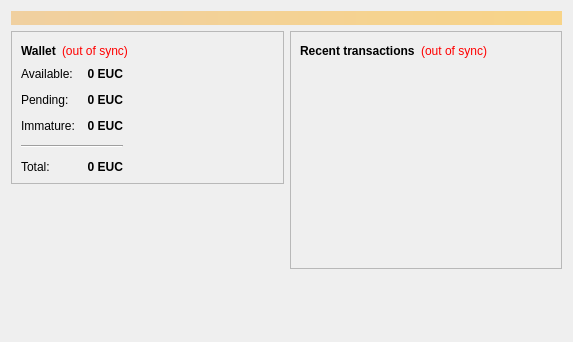
<?xml version="1.0" encoding="UTF-8"?>
<ui version="4.0">
 <class>OverviewPage</class>
 <widget class="QWidget" name="OverviewPage">
  <property name="geometry">
   <rect>
    <x>0</x>
    <y>0</y>
    <width>573</width>
    <height>342</height>
   </rect>
  </property>
  <property name="windowTitle">
   <string>Form</string>
  </property>
  <layout class="QVBoxLayout" name="topLayout">
   <item>
    <widget class="QLabel" name="labelAlerts">
     <property name="visible">
      <bool>false</bool>
     </property>
     <property name="styleSheet">
      <string notr="true">background-color: qlineargradient(x1: 0, y1: 0, x2: 1, y2: 0, stop:0 #F0D0A0, stop:1 #F8D488); color:#000000;</string>
     </property>
     <property name="wordWrap">
      <bool>true</bool>
     </property>
     <property name="margin">
      <number>3</number>
     </property>
    </widget>
   </item>
   <item>
    <layout class="QHBoxLayout" name="horizontalLayout" stretch="1,1">
     <item>
      <layout class="QVBoxLayout" name="verticalLayout_2">
       <item>
        <widget class="QFrame" name="frame">
         <property name="frameShape">
          <enum>QFrame::StyledPanel</enum>
         </property>
         <property name="frameShadow">
          <enum>QFrame::Raised</enum>
         </property>
         <layout class="QVBoxLayout" name="verticalLayout_4">
          <item>
           <layout class="QHBoxLayout" name="horizontalLayout_4">
            <item>
             <widget class="QLabel" name="label_5">
              <property name="font">
               <font>
                <weight>75</weight>
                <bold>true</bold>
               </font>
              </property>
              <property name="text">
               <string>Wallet</string>
              </property>
             </widget>
            </item>
            <item>
             <widget class="QLabel" name="labelWalletStatus">
              <property name="toolTip">
               <string>The displayed information may be out of date. Your wallet automatically synchronizes with the Eurocoin network after a connection is established, but this process has not completed yet.</string>
              </property>
              <property name="styleSheet">
               <string notr="true">QLabel { color: red; }</string>
              </property>
              <property name="text">
               <string notr="true">(out of sync)</string>
              </property>
              <property name="alignment">
               <set>Qt::AlignLeading|Qt::AlignLeft|Qt::AlignVCenter</set>
              </property>
             </widget>
            </item>
            <item>
             <spacer name="horizontalSpacer_2">
              <property name="orientation">
               <enum>Qt::Horizontal</enum>
              </property>
              <property name="sizeHint" stdset="0">
               <size>
                <width>40</width>
                <height>20</height>
               </size>
              </property>
             </spacer>
            </item>
           </layout>
          </item>
          <item>
          <layout class="QHBoxLayout" name="horizontalLayout_3">
           <item>
           <layout class="QFormLayout" name="formLayout_2">
            <property name="fieldGrowthPolicy">
             <enum>QFormLayout::AllNonFixedFieldsGrow</enum>
            </property>
            <property name="horizontalSpacing">
             <number>12</number>
            </property>
            <property name="verticalSpacing">
             <number>12</number>
            </property>
            <item row="0" column="0">
             <widget class="QLabel" name="label">
              <property name="text">
               <string>Available:</string>
              </property>
             </widget>
            </item>
            <item row="0" column="1">
             <widget class="QLabel" name="labelBalance">
              <property name="font">
               <font>
                <weight>75</weight>
                <bold>true</bold>
               </font>
              </property>
              <property name="cursor">
               <cursorShape>IBeamCursor</cursorShape>
              </property>
              <property name="toolTip">
               <string>Your current spendable balance</string>
              </property>
              <property name="text">
               <string notr="true">0 EUC</string>
              </property>
              <property name="alignment">
               <set>Qt::AlignRight|Qt::AlignTrailing|Qt::AlignVCenter</set>
              </property>
              <property name="textInteractionFlags">
               <set>Qt::LinksAccessibleByMouse|Qt::TextSelectableByKeyboard|Qt::TextSelectableByMouse</set>
              </property>
             </widget>
            </item>
            <item row="1" column="0">
             <widget class="QLabel" name="label_3">
              <property name="text">
               <string>Pending:</string>
              </property>
             </widget>
            </item>
            <item row="1" column="1">
             <widget class="QLabel" name="labelUnconfirmed">
              <property name="font">
               <font>
                <weight>75</weight>
                <bold>true</bold>
               </font>
              </property>
              <property name="cursor">
               <cursorShape>IBeamCursor</cursorShape>
              </property>
              <property name="toolTip">
               <string>Total of transactions that have yet to be confirmed, and do not yet count toward the spendable balance</string>
              </property>
              <property name="text">
               <string notr="true">0 EUC</string>
              </property>
              <property name="alignment">
               <set>Qt::AlignRight|Qt::AlignTrailing|Qt::AlignVCenter</set>
              </property>
              <property name="textInteractionFlags">
               <set>Qt::LinksAccessibleByMouse|Qt::TextSelectableByKeyboard|Qt::TextSelectableByMouse</set>
              </property>
             </widget>
            </item>
            <item row="2" column="0">
             <widget class="QLabel" name="labelImmatureText">
              <property name="text">
               <string>Immature:</string>
              </property>
             </widget>
            </item>
            <item row="2" column="1">
             <widget class="QLabel" name="labelImmature">
              <property name="font">
               <font>
                <weight>75</weight>
                <bold>true</bold>
               </font>
              </property>
              <property name="toolTip">
               <string>Mined balance that has not yet matured</string>
              </property>
              <property name="text">
               <string notr="true">0 EUC</string>
              </property>
              <property name="alignment">
               <set>Qt::AlignRight|Qt::AlignTrailing|Qt::AlignVCenter</set>
              </property>
              <property name="textInteractionFlags">
               <set>Qt::LinksAccessibleByMouse|Qt::TextSelectableByKeyboard|Qt::TextSelectableByMouse</set>
              </property>
             </widget>
            </item>
            <item row="4" column="0">
             <widget class="QLabel" name="labelTotalText">
              <property name="text">
               <string>Total:</string>
              </property>
             </widget>
            </item>
            <item row="4" column="1">
             <widget class="QLabel" name="labelTotal">
              <property name="font">
               <font>
                <weight>75</weight>
                <bold>true</bold>
               </font>
              </property>
              <property name="cursor">
               <cursorShape>IBeamCursor</cursorShape>
              </property>
              <property name="toolTip">
               <string>Your current total balance</string>
              </property>
              <property name="text">
               <string notr="true">0 EUC</string>
              </property>
              <property name="alignment">
               <set>Qt::AlignRight|Qt::AlignTrailing|Qt::AlignVCenter</set>
              </property>
              <property name="textInteractionFlags">
               <set>Qt::LinksAccessibleByMouse|Qt::TextSelectableByKeyboard|Qt::TextSelectableByMouse</set>
              </property>
             </widget>
            </item>
            <item row="3" column="0" colspan="2">
             <widget class="Line" name="line">
              <property name="orientation">
               <enum>Qt::Horizontal</enum>
              </property>
             </widget>
            </item>
           </layout>
          </item>
            <item>
             <spacer name="horizontalSpacer_3">
              <property name="orientation">
               <enum>Qt::Horizontal</enum>
              </property>
              <property name="sizeHint" stdset="0">
               <size>
                <width>40</width>
                <height>20</height>
               </size>
              </property>
             </spacer>
            </item>
           </layout>
          </item>
         </layout>
        </widget>
       </item>
       <item>
        <spacer name="verticalSpacer">
         <property name="orientation">
          <enum>Qt::Vertical</enum>
         </property>
         <property name="sizeHint" stdset="0">
          <size>
           <width>20</width>
           <height>40</height>
          </size>
         </property>
        </spacer>
       </item>
      </layout>
     </item>
     <item>
      <layout class="QVBoxLayout" name="verticalLayout_3">
       <item>
        <widget class="QFrame" name="frame_2">
         <property name="frameShape">
          <enum>QFrame::StyledPanel</enum>
         </property>
         <property name="frameShadow">
          <enum>QFrame::Raised</enum>
         </property>
         <layout class="QVBoxLayout" name="verticalLayout">
          <item>
           <layout class="QHBoxLayout" name="horizontalLayout_2">
            <item>
             <widget class="QLabel" name="label_4">
              <property name="text">
               <string>&lt;b&gt;Recent transactions&lt;/b&gt;</string>
              </property>
             </widget>
            </item>
            <item>
             <widget class="QLabel" name="labelTransactionsStatus">
              <property name="toolTip">
               <string>The displayed information may be out of date. Your wallet automatically synchronizes with the Eurocoin network after a connection is established, but this process has not completed yet.</string>
              </property>
              <property name="styleSheet">
               <string notr="true">QLabel { color: red; }</string>
              </property>
              <property name="text">
               <string notr="true">(out of sync)</string>
              </property>
              <property name="alignment">
               <set>Qt::AlignRight|Qt::AlignTrailing|Qt::AlignVCenter</set>
              </property>
             </widget>
            </item>
            <item>
             <spacer name="horizontalSpacer">
              <property name="orientation">
               <enum>Qt::Horizontal</enum>
              </property>
              <property name="sizeHint" stdset="0">
               <size>
                <width>40</width>
                <height>20</height>
               </size>
              </property>
             </spacer>
            </item>
           </layout>
          </item>
          <item>
           <widget class="QListView" name="listTransactions">
            <property name="styleSheet">
             <string notr="true">QListView { background: transparent; }</string>
            </property>
            <property name="frameShape">
             <enum>QFrame::NoFrame</enum>
            </property>
            <property name="verticalScrollBarPolicy">
             <enum>Qt::ScrollBarAlwaysOff</enum>
            </property>
            <property name="horizontalScrollBarPolicy">
             <enum>Qt::ScrollBarAlwaysOff</enum>
            </property>
            <property name="selectionMode">
             <enum>QAbstractItemView::NoSelection</enum>
            </property>
           </widget>
          </item>
         </layout>
        </widget>
       </item>
       <item>
        <spacer name="verticalSpacer_2">
         <property name="orientation">
          <enum>Qt::Vertical</enum>
         </property>
         <property name="sizeHint" stdset="0">
          <size>
           <width>20</width>
           <height>40</height>
          </size>
         </property>
        </spacer>
       </item>
      </layout>
     </item>
    </layout>
   </item>
  </layout>
 </widget>
 <resources/>
 <connections/>
</ui>
